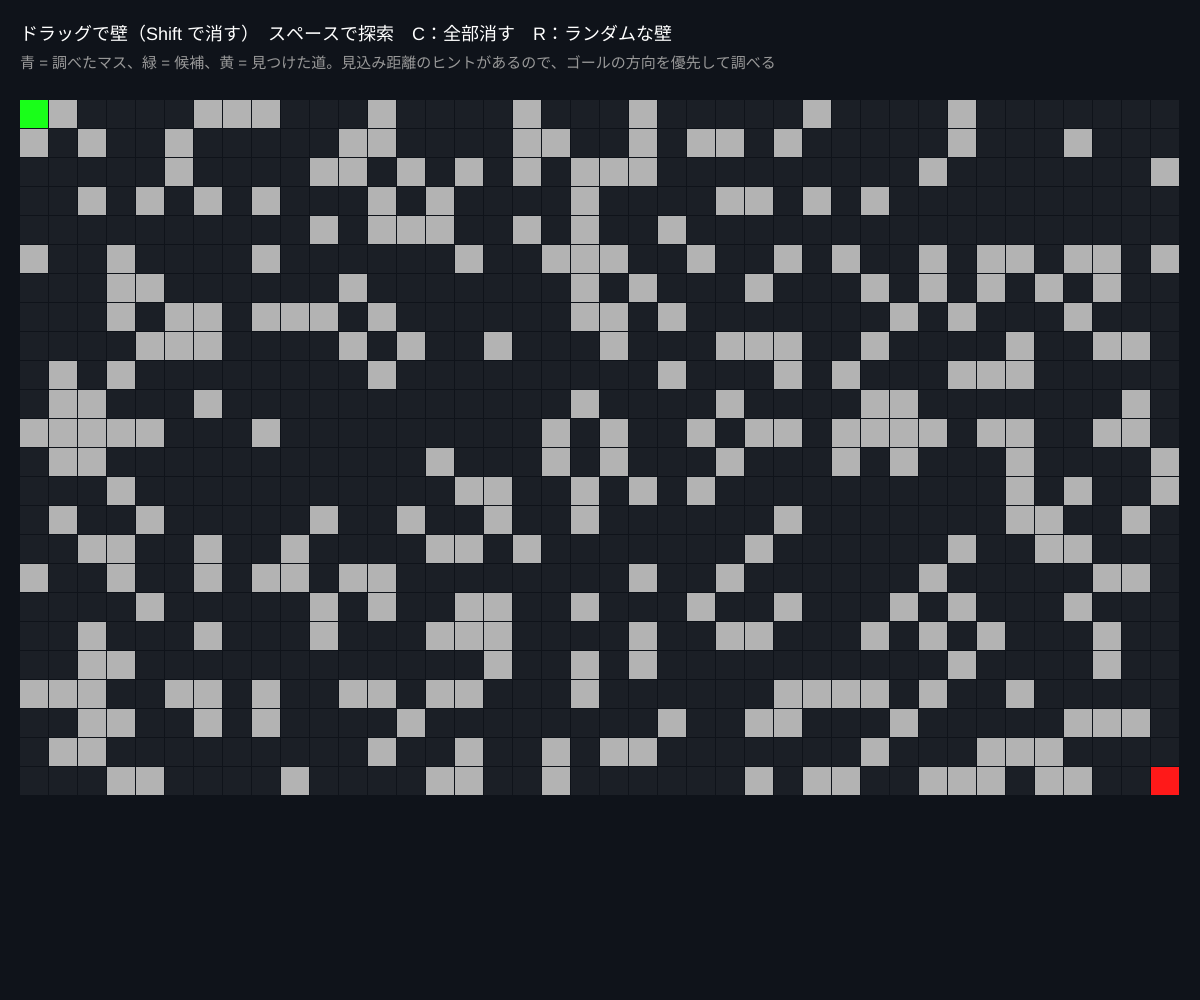
Frame 1 (no input)
Frame 60 (no input): identical to frame 1, image omitted
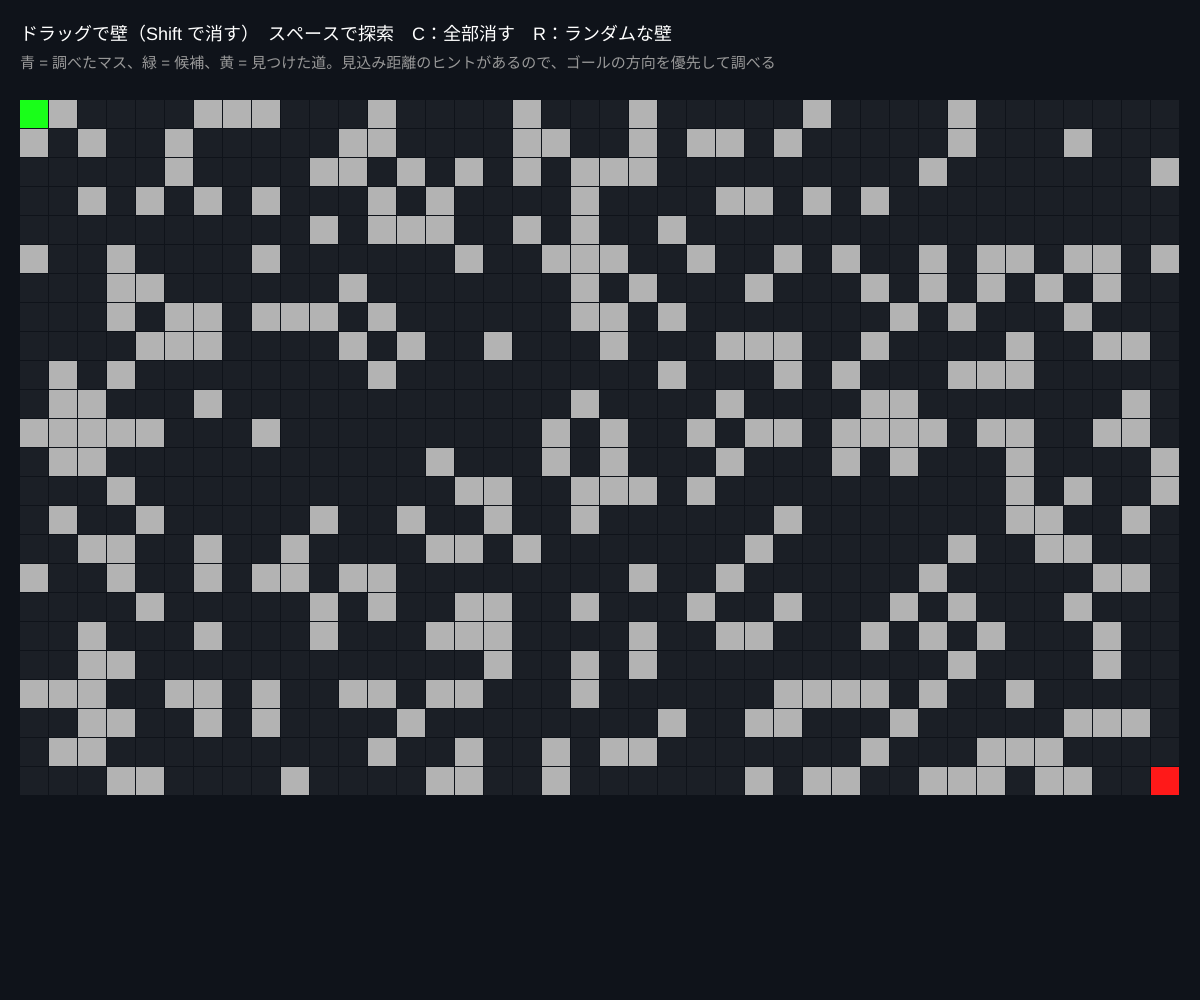
Frame 120 (the mouse pressed at the canvas centre since frame 60)

The p5.js sketch that drew these frames (run headless with seeded random() and noise() and a simulated clock; from frame 60 on, the mouse is pressed at the canvas centre):

// p5.js sketch
// ── sketch.js
// ============================================
// 03 迷路を解く（A* 探索）
// マス目も「隣どうしがつながったグラフ」。壁を描いて、A* で左上から右下への道を探す
// A* = ダイクストラ ＋「ゴールまでの見込み距離」のヒント。無駄な方向を調べない
// ドラッグで壁を描く / 右側をドラッグで壁を消す（Shift + ドラッグ） / スペースで探索 / C で消す / R でランダムな壁
// ============================================

let cols = 40, rows = 24, cell;
let wall = [];
let openSet = [], closedSet = [];
let gScore = [], fScore = [], cameFrom = [];
let path = [];
let searching = false;

function setup() {
  createCanvas(windowWidth, windowHeight);
  colorMode(HSB, 360, 100, 100, 100);
  cell = min((width - 40) / cols, (height - 120) / rows);
  wall = new Array(cols * rows).fill(false);
  randomWalls();
}

function randomWalls() {
  for (let i = 0; i < wall.length; i++) wall[i] = random() < 0.28;
  wall[0] = false; wall[cols * rows - 1] = false;
  reset();
}
function reset() { openSet = []; closedSet = []; path = []; searching = false; }

function heuristic(i) {
  let x = i % cols, y = floor(i / cols);
  return abs(cols - 1 - x) + abs(rows - 1 - y); // ★ ゴールまでのマンハッタン距離（見込み）
}

function startSearch() {
  reset();
  gScore = new Array(cols * rows).fill(Infinity);
  fScore = new Array(cols * rows).fill(Infinity);
  cameFrom = new Array(cols * rows).fill(-1);
  gScore[0] = 0; fScore[0] = heuristic(0);
  openSet = [0];
  searching = true;
}

// ★ A* の 1 ステップ
function stepAStar() {
  if (!openSet.length) { searching = false; return; }
  // f = g（ここまでの実コスト）+ h（見込み）がいちばん小さい候補を選ぶ
  let bi = 0;
  for (let k = 1; k < openSet.length; k++) if (fScore[openSet[k]] < fScore[openSet[bi]]) bi = k;
  let cur = openSet.splice(bi, 1)[0];
  closedSet.push(cur);
  if (cur === cols * rows - 1) {
    for (let v = cur; v >= 0; v = cameFrom[v]) path.unshift(v);
    searching = false;
    return;
  }
  let x = cur % cols, y = floor(cur / cols);
  for (let [dx, dy] of [[1, 0], [-1, 0], [0, 1], [0, -1]]) {
    let nx = x + dx, ny = y + dy;
    if (nx < 0 || ny < 0 || nx >= cols || ny >= rows) continue;
    let nb = nx + ny * cols;
    if (wall[nb] || closedSet.includes(nb)) continue;
    let g = gScore[cur] + 1;
    if (g < gScore[nb]) {
      gScore[nb] = g; fScore[nb] = g + heuristic(nb); cameFrom[nb] = cur;
      if (!openSet.includes(nb)) openSet.push(nb);
    }
  }
}

function draw() {
  background(220, 40, 10);
  if (searching) for (let k = 0; k < 3; k++) stepAStar();

  let ox = 20, oy = 100;
  noStroke();
  for (let i = 0; i < cols * rows; i++) {
    let x = ox + (i % cols) * cell, y = oy + floor(i / cols) * cell;
    if (wall[i]) fill(0, 0, 70);
    else if (path.includes(i)) fill(45, 90, 100);
    else if (closedSet.includes(i)) fill(200, 60, 45);
    else if (openSet.includes(i)) fill(120, 70, 70);
    else fill(220, 30, 15);
    rect(x, y, cell - 1, cell - 1);
  }
  fill(120, 90, 100); rect(ox, oy, cell - 1, cell - 1);
  fill(0, 90, 100); rect(ox + (cols - 1) * cell, oy + (rows - 1) * cell, cell - 1, cell - 1);

  fill(0, 0, 100);
  textSize(18);
  text('ドラッグで壁（Shift で消す）　スペースで探索　C：全部消す　R：ランダムな壁　' + (path.length ? '道の長さ ' + (path.length - 1) + '　調べたマス ' + closedSet.length : searching ? '探索中…' : openSet.length === 0 && closedSet.length ? '道がありません' : ''), 20, 40);
  fill(0, 0, 60);
  textSize(15);
  text('青 = 調べたマス、緑 = 候補、黄 = 見つけた道。見込み距離のヒントがあるので、ゴールの方向を優先して調べる', 20, 68);
}

function paint() {
  let i = floor((mouseX - 20) / cell) + floor((mouseY - 100) / cell) * cols;
  let x = floor((mouseX - 20) / cell), y = floor((mouseY - 100) / cell);
  if (x < 0 || y < 0 || x >= cols || y >= rows) return;
  if (i === 0 || i === cols * rows - 1) return;
  wall[i] = !keyIsDown(SHIFT);
  reset();
}
function mousePressed() { if (mouseY > 90) paint(); }
function mouseDragged() { if (mouseY > 90) paint(); }
function keyPressed() {
  if (key === ' ') startSearch();
  if (key === 'c' || key === 'C') { wall.fill(false); reset(); }
  if (key === 'r' || key === 'R') randomWalls();
}

// ---------- やってみよう ----------
// 1. heuristic を「return 0」にするとダイクストラ（02）と同じ。調べたマスの数を比べよう
// 2. 斜め移動を許す（[1,1] などを足す）と道はどう変わる？
// 3. 壁で完全に囲むと「道がありません」。調べたマスは全部青になる
